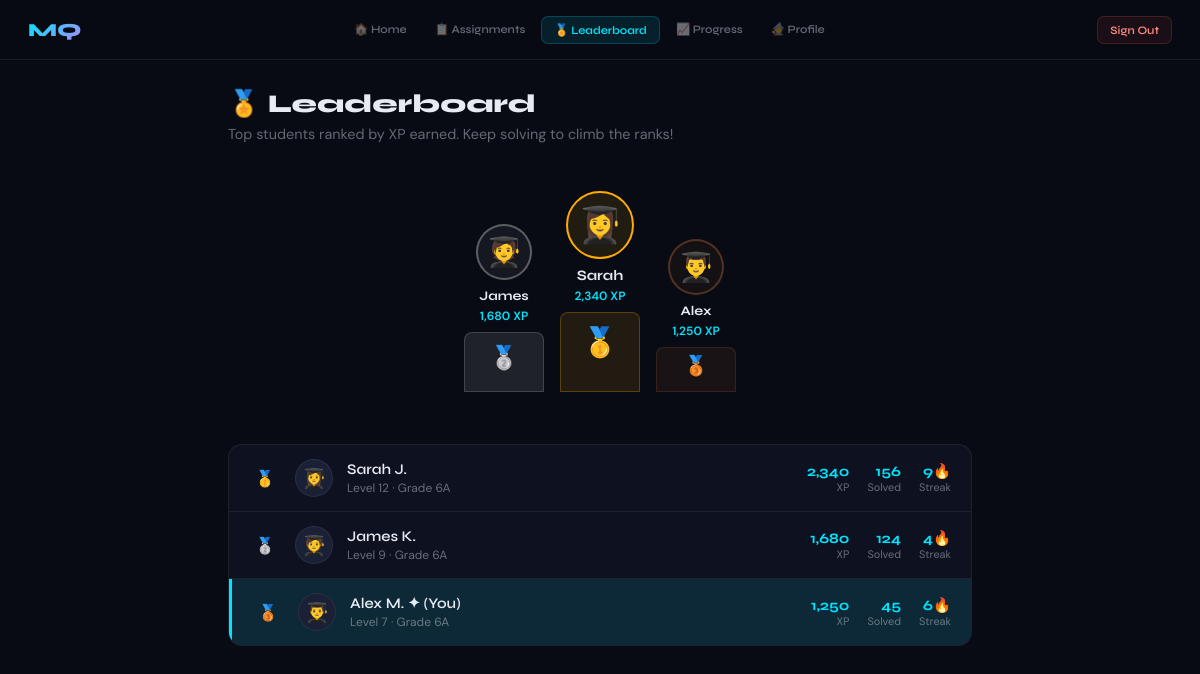
Page /leaderboard.php (signed in) on the committed database.
### tables this page shows
CREATE TABLE users (
  id           INT AUTO_INCREMENT PRIMARY KEY,
  username     VARCHAR(50)  NOT NULL UNIQUE,
  password     VARCHAR(255) NOT NULL,           
  full_name    VARCHAR(100) NOT NULL,
  role         ENUM('student','admin') NOT NULL DEFAULT 'student',
  avatar       VARCHAR(10)  DEFAULT '👨‍🎓',
  class_name   VARCHAR(50)  DEFAULT 'Grade 6A',
  created_at   DATETIME     DEFAULT CURRENT_TIMESTAMP,
  last_login   DATETIME     DEFAULT NULL
);

CREATE TABLE student_stats (
  id              INT AUTO_INCREMENT PRIMARY KEY,
  user_id         INT NOT NULL UNIQUE,
  xp              INT DEFAULT 0,
  level           INT DEFAULT 1,
  streak          INT DEFAULT 0,
  longest_streak  INT DEFAULT 0,
  problems_solved INT DEFAULT 0,
  problems_correct INT DEFAULT 0,
  last_active     DATE DEFAULT NULL,
  FOREIGN KEY (user_id) REFERENCES users(id) ON DELETE CASCADE
);

### Config.php (called while the page is built, shortened)
<?php
function db(): PDO {
    static $pdo = null;
    if ($pdo === null) {
        $dsn = 'mysql:host=' . DB_HOST . ';dbname=' . DB_NAME . ';charset=' . DB_CHARSET;
        $pdo = new PDO($dsn, DB_USER, DB_PASS, [
            PDO::ATTR_ERRMODE            => PDO::ERRMODE_EXCEPTION,
            PDO::ATTR_DEFAULT_FETCH_MODE => PDO::FETCH_ASSOC,
            PDO::ATTR_EMULATE_PREPARES   => false,
        ]);
    }
    return $pdo;
}
function current_user(): ?array {
    return $_SESSION['user'] ?? null;
}
function require_login(string $role = ''): array {
    $user = current_user();
    return $user;
}

### leaderboard.php (the view, shortened to what this page needs)
<?php
require_once 'config.php';
$user = require_login('student');
$board = db()->query('SELECT u.full_name,u.avatar,u.class_name,s.xp,s.level,s.problems_solved,s.streak FROM users u JOIN student_stats s ON s.user_id=u.id WHERE u.role="student" ORDER BY s.xp DESC LIMIT 20')->fetchAll();
?><!DOCTYPE html>
<html lang="en">
<head>
</head>
<body>
<nav>
  <a href="dashboard.php" class="nav-logo">MQ</a>
  <div class="nav-links">
    <a href="dashboard.php"   class="nav-link">🏠 Home</a>
    <a href="assignments.php" class="nav-link">📋 Assignments</a>
    <a href="leaderboard.php" class="nav-link active">🏅 Leaderboard</a>
    <a href="progress.php"    class="nav-link">📈 Progress</a>
    <a href="profile.php"     class="nav-link">🧙 Profile</a>
  </div>
  <a href="logout.php" class="logout">Sign Out</a>
</nav>
<main class="main">
  <div class="page-title">🏅 Leaderboard</div>
  <div class="page-sub">Top students ranked by XP earned. Keep solving to climb the ranks!</div>
  <?php if(count($board)>=3):?>
  <div class="podium">
    <div class="pod" style="animation-delay:.1s">
      <div class="pod-av silver"><?=htmlspecialchars($board[1]['avatar'])?></div>
      <div class="pod-name"><?=htmlspecialchars(explode(' ',$board[1]['full_name'])[0])?></div>
      <div class="pod-xp"><?=number_format($board[1]['xp'])?> XP</div>
      <div class="pod-block" style="height:60px;background:rgba(200,200,200,0.12);border:1px solid rgba(200,200,200,0.2)"><div style="padding-top:10px;font-size:1.4em">🥈</div></div>
    </div>
    <div class="pod" style="animation-delay:.05s">
      <div class="pod-av gold" style="width:68px;height:68px;font-size:2.2em"><?=htmlspecialchars($board[0]['avatar'])?></div>
      <div class="pod-name" style="font-size:0.9em"><?=htmlspecialchars(explode(' ',$board[0]['full_name'])[0])?></div>
      <div class="pod-xp"><?=number_format($board[0]['xp'])?> XP</div>
      <div class="pod-block" style="height:80px;background:rgba(255,171,0,0.1);border:1px solid rgba(255,171,0,0.25)"><div style="padding-top:10px;font-size:1.8em">🥇</div></div>
    </div>
    <div class="pod" style="animation-delay:.15s">
      <div class="pod-av bronze"><?=htmlspecialchars($board[2]['avatar'])?></div>
      <div class="pod-name"><?=htmlspecialchars(explode(' ',$board[2]['full_name'])[0])?></div>
      <div class="pod-xp"><?=number_format($board[2]['xp'])?> XP</div>
      <div class="pod-block" style="height:45px;background:rgba(180,100,50,0.1);border:1px solid rgba(180,100,50,0.2)"><div style="padding-top:5px;font-size:1.2em">🥉</div></div>
    </div>
  </div>
  <?php endif;?>
  <div class="lb-list">
    <?php foreach($board as $i=>$row):
      $isYou=$row['full_name']===$user['full_name'];
      $rankClass=$i===0?'r1':($i===1?'r2':($i===2?'r3':''));
      $rankIcon=$i===0?'🥇':($i===1?'🥈':($i===2?'🥉':($i+1)));
    ?>
    <div class="lb-row <?=$isYou?'you':''?>" style="animation-delay:<?=$i*0.04?>s">
      <div class="lb-rank <?=$rankClass?>"><?=$rankIcon?></div>
      <div class="lb-av"><?=htmlspecialchars($row['avatar'])?></div>
      <div class="lb-info">
        <div class="lb-name"><?=htmlspecialchars($row['full_name'])?><?=$isYou?' ✦ (You)':''?></div>
        <div class="lb-sub">Level <?=$row['level']?> · <?=htmlspecialchars($row['class_name'])?></div>
      </div>
      <div class="lb-stats">
        <div><div class="lb-stat-val"><?=number_format($row['xp'])?></div><div class="lb-stat-lbl">XP</div></div>
        <div><div class="lb-stat-val"><?=$row['problems_solved']?></div><div class="lb-stat-lbl">Solved</div></div>
        <div><div class="lb-stat-val"><?=$row['streak']?>🔥</div><div class="lb-stat-lbl">Streak</div></div>
      </div>
    </div>
    <?php endforeach;?>
  </div>
</main>
</body>
</html>

### leaderboard.php (style rules this page uses)
:root { --bg:#080b14;--s1:#0e1220;--s2:#141827;--s3:#1a2035;--b:rgba(255,255,255,0.07);--bb:rgba(255,255,255,0.12);--cyan:#00e5ff;--cdim:rgba(0,229,255,0.1);--violet:#7c3aed;--vdim:rgba(124,58,237,0.15);--amber:#ffab00;--green:#00e676;--gdim:rgba(0,230,118,0.12);--red:#ff5252;--text:#e8eaf2;--tdim:rgba(232,234,242,0.42);--tmid:rgba(232,234,242,0.68) }
* { margin:0;padding:0;box-sizing:border-box }
body { font-family:'DM Sans',sans-serif;background:var(--bg);color:var(--text);min-height:100vh }
nav { display:flex;align-items:center;justify-content:space-between;padding:0 28px;height:60px;background:rgba(8,11,20,0.97);border-bottom:1px solid var(--b);position:sticky;top:0;z-index:100;backdrop-filter:blur(12px) }
.nav-logo { font-family:'Syne',sans-serif;font-weight:800;font-size:1.15em;background:linear-gradient(135deg,var(--cyan),#a78bfa);-webkit-background-clip:text;-webkit-text-fill-color:transparent;text-decoration:none }
.nav-links { display:flex;gap:4px }
.nav-link { padding:6px 12px;border-radius:7px;color:var(--tdim);font-family:'Syne',sans-serif;font-size:0.71em;font-weight:600;text-decoration:none;transition:all 0.2s }
.nav-link.active { background:var(--cdim);color:var(--cyan);border:1px solid rgba(0,229,255,0.2) }
.logout { padding:6px 12px;background:rgba(255,82,82,0.08);border:1px solid rgba(255,82,82,0.2);border-radius:7px;color:#ff8a80;font-family:'Syne',sans-serif;font-size:0.71em;font-weight:600;text-decoration:none }
.main { padding:28px;max-width:800px;margin:0 auto }
.page-title { font-family:'Syne',sans-serif;font-weight:800;font-size:1.6em;margin-bottom:6px }
.page-sub { color:var(--tdim);font-size:0.9em;margin-bottom:28px }
.podium { display:flex;justify-content:center;align-items:flex-end;gap:16px;margin-bottom:32px;padding:20px 0 }
.pod { text-align:center;animation:pIn 0.5s ease backwards }
.pod-av { width:56px;height:56px;border-radius:50%;background:linear-gradient(135deg,var(--cdim),var(--vdim));border:2px solid rgba(0,229,255,0.3);display:flex;align-items:center;justify-content:center;font-size:1.8em;margin:0 auto 8px }
.pod-av.gold { border-color:var(--amber);background:rgba(255,171,0,0.1) }
.pod-av.silver { border-color:rgba(200,200,200,0.4);background:rgba(200,200,200,0.07) }
.pod-av.bronze { border-color:rgba(180,100,50,0.4);background:rgba(180,100,50,0.07) }
.pod-name { font-family:'Syne',sans-serif;font-weight:700;font-size:0.82em;margin-bottom:4px }
.pod-xp { font-size:0.75em;color:var(--cyan);font-weight:600 }
.pod-block { border-radius:8px 8px 0 0;width:80px;margin:8px auto 0 }
.lb-list { background:var(--s1);border:1px solid var(--b);border-radius:14px;overflow:hidden }
.lb-row { display:flex;align-items:center;gap:14px;padding:14px 20px;border-bottom:1px solid var(--b);transition:background 0.2s;animation:pIn 0.4s ease backwards }
.lb-row:last-child { border-bottom:none }
.lb-row.you { background:var(--cdim);border-left:3px solid var(--cyan) }
.lb-rank { font-family:'Syne',sans-serif;font-weight:800;font-size:1em;width:32px;flex-shrink:0;text-align:center }
.r1 { color:var(--amber) }
.r2 { color:#c0c0c0 }
.r3 { color:#cd7f32 }
.lb-av { width:38px;height:38px;border-radius:50%;background:var(--s3);border:1px solid var(--b);display:flex;align-items:center;justify-content:center;font-size:1.2em;flex-shrink:0 }
.lb-info { flex:1;min-width:0 }
.lb-name { font-family:'Syne',sans-serif;font-weight:600;font-size:0.92em;margin-bottom:2px }
.lb-sub { font-size:0.75em;color:var(--tdim) }
.lb-stats { display:flex;gap:18px;text-align:right;flex-shrink:0 }
.lb-stat-val { font-family:'Syne',sans-serif;font-weight:700;font-size:0.9em;color:var(--cyan) }
.lb-stat-lbl { font-size:0.68em;color:var(--tdim) }

### rows in the picture
users: avatar "🧑‍🎓", full_name "James"
student_stats: xp "1,680", rankIcon "🥈", user.avatar "🧑‍🎓", user.full_name "James K.", level "9", user.class_name "Grade 6A", problems_solved "124", streak "4"
users: avatar "👩‍🎓", full_name "Sarah"
student_stats: xp "2,340", rankIcon "🥇", user.avatar "👩‍🎓", user.full_name "Sarah J.", level "12", user.class_name "Grade 6A", problems_solved "156", streak "9"
users: avatar "👨‍🎓", full_name "Alex"
student_stats: xp "1,250", rankIcon "🥉", user.avatar "👨‍🎓", user.full_name "Alex M.", shows "✦ (You)", level "7", user.class_name "Grade 6A", problems_solved "45", streak "6"
